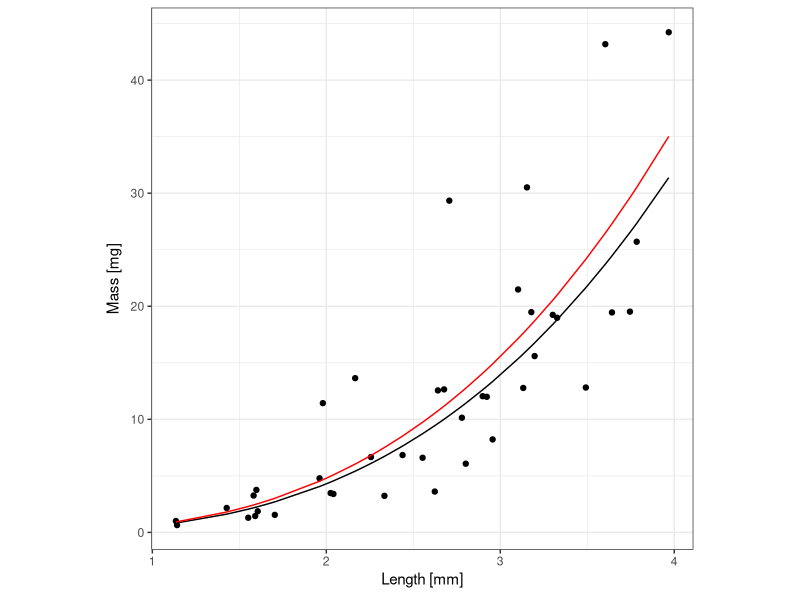

Here is the R script that generated this plot:
## ---- chunk 1
# load require packages
library(ggplot2)
library(knitr)
library(gridExtra)
library(dplyr)

# set seed of random number generator 
# so that the simulated data set is always the same
set.seed(1)

# assign values to parameters of the length-mass relationship
a <- 0.5
b <- 3

# sample size
n <- 50

# standard deviation of simulated biological variation
sd <- 0.2

# standard deviation of simulated measurement error
sd_measure <- 1

# randomly draw lengths uniformly between 0.1, and 4 mm
dat <- data.frame(
length = runif(n, 0.1, 4)
)

# simulate observed mass given multiplicative biological variation 
# and additive measurement error  
dat$mass <- 10^((log10(a) + log10(dat$length) * b) + rnorm(n, mean = 0, sd = sd)) +
  rnorm(n, 0, sd_measure)

# sort data set shortest to longest
dat <- arrange(dat, length)

# print first 10 rows of data set
kable(head(dat, 10), caption = "First 10 rows of the simulated
      length-mass data, ordered by increasing length")
## ---- chunk 2
dat_sub_neg <- subset(dat, mass > 0)

# fit log-linear regression model
lm1 <- lm(log10(mass) ~ log10(length), data = dat_sub_neg)

# get estimated parameter values
a_est <- 10^coef(lm1)[1]
b_est <- coef(lm1)[2]

# get predicted "fitted" masses
dat_sub_neg$fttd <- fitted(lm1)

# plot the data + fitted regression on original and log10 transformed scales
p1 <- dat %>% 
  ggplot(aes(x = length, y = mass)) %>% 
  + geom_point() %>% 
  + scale_x_continuous(expression(Length~"[mm]")) %>% 
  + scale_y_continuous(expression(Mass~"[mg]")) %>% 
  + theme_bw() %>% 
  + theme(aspect.ratio = 1) %>% 
  + geom_line(data = dat_sub_neg, aes(x = length, y = 10^fttd))


p2 <- p1 %>% 
  + scale_x_continuous(expression(Length~"[mm]"), trans = "log10", breaks = c(0.25, 1, 4)) %>% 
  + scale_y_continuous(expression(Mass~"[mg]"), trans = "log10") %>% 
  + expand_limits(x = 0.25, y = c(0.1, 100))

p12 <- arrangeGrob(p1, p2, nrow = 1)
p12
## ---- chunk 3
dat_sub_short <- subset(dat, length >= 1)

lm2 <- lm(log10(mass) ~ log10(length), data = dat_sub_short)

a_est <- 10^coef(lm2)[1]
b_est <- coef(lm2)[2]

dat_sub_short$fttd <- fitted(lm2)


p3 <- dat_sub_short %>% 
  ggplot(aes(x = length, y = mass)) %>% 
  + geom_point() %>% 
  + scale_x_continuous(expression(Length~"[mm]")) %>% 
  + scale_y_continuous(expression(Mass~"[mg]")) %>% 
  + theme_bw() %>% 
  + theme(aspect.ratio = 1) %>% 
  + geom_line(data = dat_sub_short, aes(x = length, y = 10^fttd))



p4 <- p3 %>% 
  + scale_x_continuous(expression(Length~"[mm]"), trans = "log10", breaks = c(1, 2, 4)) %>% 
  + scale_y_continuous(expression(Mass~"[mg]"), trans = "log10") %>% 
  + expand_limits(x = 1, y = 100)

p34 <- arrangeGrob(p3, p4, nrow = 1)
p34
## ---- chunk 4
sample_mass <- sum(dat_sub_short$mass)
est_sample_mass <- sum(10^dat_sub_short$fttd)
## ---- chunk 5
# Calculate the smearing correction factor

smear_factor <- mean(10^(residuals(lm2)))

# Multiply the predicted masses by the smearing factor
dat_sub_short$fttd_smear <- 10^dat_sub_short$fttd * smear_factor
## ---- chunk 6
sample_mass <- sum(dat_sub_short$mass)
est_sample_mass <- sum(10^dat_sub_short$fttd)
bias_corrected_est_sample_mass <- sum(dat_sub_short$fttd_smear)
## ---- chunk 7
p5 <- p3 %>% 
  + geom_line(data = dat_sub_short, aes(x = length, y = fttd_smear), colour = "Red")
p5
